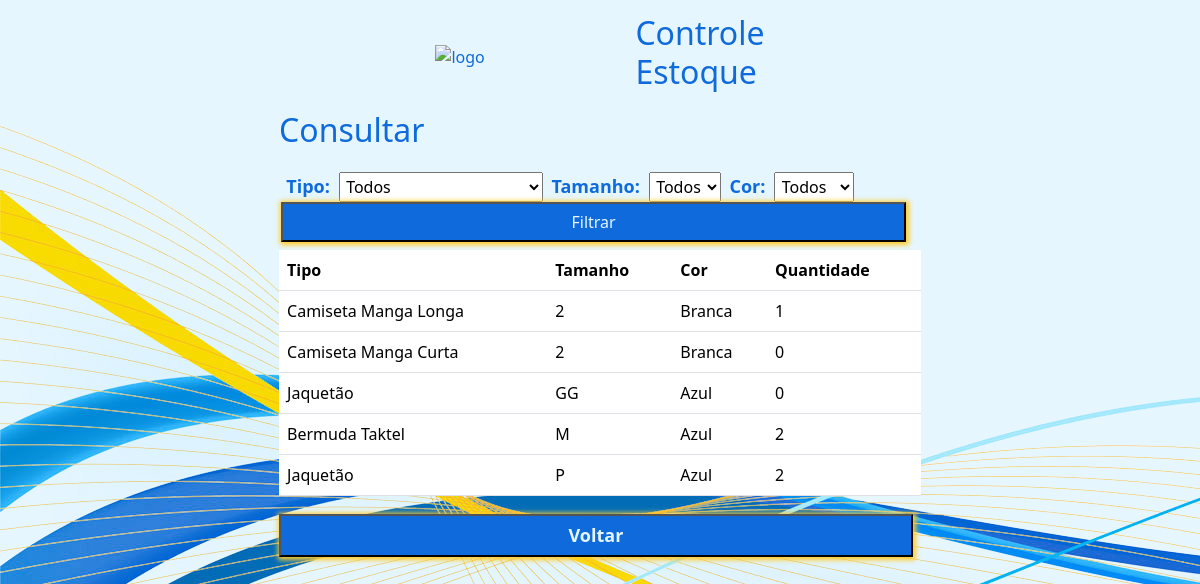
The page /controle/consultar (signed in) on the database its author committed.
### controle/models.py (models this page shows, shortened)
class Uniforme(models.Model):
    tipo = models.ForeignKey(Tipo, on_delete=models.DO_NOTHING)
    cor = models.ForeignKey(Core, on_delete=models.DO_NOTHING)
    tamanho = models.ForeignKey(Tamanho, on_delete=models.DO_NOTHING)
    qtd = models.PositiveIntegerField()

class Tipo(models.Model):
    tipo = models.CharField(max_length=20)
    def __str__(self):
        return self.tipo

class Tamanho(models.Model):
    tamanho = models.CharField(max_length=3)
    def __str__(self):
        return self.tamanho

class Core(models.Model):
    cor = models.CharField(max_length=20)
    def __str__(self):
        return self.cor

### controle/views.py (the view)
# urls.py: path('consultar', views.consultar, name = 'consultar'),
@login_required(login_url = 'autenticar')
def consultar(request):
    context = {
        'uniformes': Uniforme.objects.all(),
        'tipos' : Tipo.objects.all(),
        'cores' : Core.objects.all(),
        'tamanhos' : Tamanho.objects.all(),
        'qtd' : Uniforme.qtd,
    }
    tipo_filter = request.GET.get('tipo_filter')
    tamanho_filter = request.GET.get('tamanho_filter')
    cor_filter = request.GET.get('cor_filter')
    if request.method == "GET":
        return render(request, 'consultar.html', context)
    else:
        return redirect('consultar')

### controle/templates/consultar.html (shortened to what this page needs)
{% extends "index.html" %}
{% load static %}
{% block 'head'%}
    <link rel="stylesheet" href="{% static 'consulta/css/consulta.css' %}">
{% endblock 'head'%}
{% block 'body' %}
<h2>Consultar</h2>
<div class="filters">
    <form action="" method="GET">
        <label for="tipo_filter"><strong>Tipo:</strong></label>
        <select name="tipo_filter" id="tipo_filter">
            <option value="0">Todos</option>
        </select>
        <label for="tamanho_filter"><strong>Tamanho:</strong></label>
        <select name="tamanho_filter" id="tamanho_filter">
            <option value="0">Todos</option>
        </select>
        <label for="cor_filter"><strong>Cor:</strong></label>
        <select name="cor_filter" id="cor_filter">
            <option value="0">Todos</option>
        </select>
        <button type="submit">Filtrar</button>
    </form>
</div>
<div>
    <table class="table">
        <thead>
            <tr>
                <th scope="col">Tipo</th>
                <th scope="col">Tamanho</th>
                <th scope="col">Cor</th>
                <th scope="col">Quantidade</th>
            </tr>
        </thead>
        <tbody>
            {% for uniforme in uniformes %}
                <tr>
                    <td>{{uniforme.tipo}}</td>
                    <td>{{uniforme.tamanho}}</td>
                    <td>{{uniforme.cor}}</td>
                    <td>{{uniforme.qtd}}</td>
                </tr>
            {% endfor %}
        </tbody>
    </table>
</div>
<a href="{% url 'home' %}"><button type="button"><strong>Voltar</strong></button></a>
{% endblock 'body' %}

### core/templates/index.html (shortened to what this page needs)
{% load static %}
<!DOCTYPE html>
<html lang="en">
<head>
    <link rel="stylesheet" href="{% static 'index/css/index.css' %}">
    <link href="https://cdn.jsdelivr.net/npm/bootstrap@5.3.3/dist/css/bootstrap.min.css" rel="stylesheet">
    {% block 'head' %}{% endblock 'head' %}
</head>
<body>
    <div class="index">
        <div class="header">
            <img class="logo" alt="logo" src="{% static 'index/icons/ccalogo.bmp' %}">
            <h2>Controle<br>Estoque</h2>
        </div>
        <div class="body">
            {% block 'body' %}
            {% endblock 'body' %}
        </div>
    </div>
</body>
</html>

### core/templates/static/index/css/index.css (style rules this page uses)
:root { --cor-azul : rgb(15,107,219); --cor-azul-claro: rgb(229, 246,254); --cor-amarela : rgb(255,204,41); }
* { padding: .2vw; margin: 0; align-items: center; justify-content: center; }
body { background-image: url(ccabackground.jpg); }
.index { display: grid; align-items: center; justify-content: center; color: var(--cor-azul); }
.header { display: flex; align-items: center; justify-content: center; margin: 6vw; margin-bottom: .2vw; margin-top: .2vw; }
.logo { width: 35%; margin-right: 2vw; }
label { background-color: var(--cor-azul-claro); margin-top: .5vw; }
button { width: 98%; padding: .5vw; background-color: var(--cor-azul); box-shadow: 1px 1px 5px 2px var(--cor-amarela); color: var(--cor-azul-claro); border-radius: 30%; }
button:hover, button::after { background-color: var(--cor-amarela); box-shadow: 1px 1px 10px 3px var(--cor-amarela); color: var(--cor-azul); }
strong { font-size: large; }

### rows shown on the page
Uniforme: tipo "Camiseta Manga Longa", tamanho "2", cor "Branca", qtd "1"
Uniforme: tipo "Camiseta Manga Curta", tamanho "2", cor "Branca", qtd "0"
Uniforme: tipo "Jaquetão", tamanho "GG", cor "Azul", qtd "0"
Uniforme: tipo "Bermuda Taktel", tamanho "M", cor "Azul", qtd "2"
Uniforme: tipo "Jaquetão", tamanho "P", cor "Azul", qtd "2"
